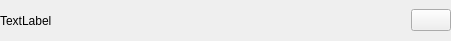
<?xml version="1.0" encoding="UTF-8"?>
<ui version="4.0">
 <class>TopNotifierFrame</class>
 <widget class="QFrame" name="TopNotifierFrame">
  <property name="geometry">
   <rect>
    <x>0</x>
    <y>0</y>
    <width>451</width>
    <height>41</height>
   </rect>
  </property>
  <property name="windowTitle">
   <string>Form</string>
  </property>
  <property name="styleSheet">
   <string notr="true"/>
  </property>
  <layout class="QHBoxLayout" name="horizontalLayout">
   <property name="leftMargin">
    <number>0</number>
   </property>
   <property name="topMargin">
    <number>0</number>
   </property>
   <property name="rightMargin">
    <number>0</number>
   </property>
   <property name="bottomMargin">
    <number>0</number>
   </property>
   <item>
    <widget class="QLabel" name="Label">
     <property name="text">
      <string>TextLabel</string>
     </property>
    </widget>
   </item>
   <item>
    <widget class="QPushButton" name="BtnAction">
     <property name="sizePolicy">
      <sizepolicy hsizetype="Maximum" vsizetype="Fixed">
       <horstretch>0</horstretch>
       <verstretch>0</verstretch>
      </sizepolicy>
     </property>
     <property name="text">
      <string/>
     </property>
    </widget>
   </item>
  </layout>
 </widget>
 <resources/>
 <connections/>
</ui>
